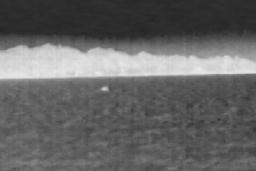
%> input picture 1.png, 256 x 171 px
$ octave --eval "result = structure_tensor_lambda(imread('1.png'));"   (GNU Octave 9; MATLAB toolbox functions it lacks are replaced by stand-ins)
%> lines starting %> are read from the running program, lines starting %| are printed output that depends on the picture
function [lambda_1, lambda_2] = structure_tensor_lambda(img)

G = fspecial('gaussian', [3 3], 2);
u = imfilter(img, G, 'symmetric');

[Gx, Gy] = gradient(u);
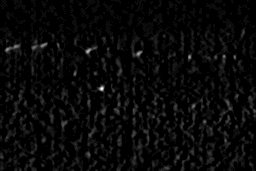
%> Gx: size 171x256x3 uint8; min 0, max 21, mean 0.7; drawn with min black and max white
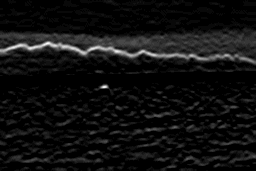
%> Gy: size 171x256x3 uint8; min 0, max 28, mean 1.7; drawn with min black and max white

K = fspecial('gaussian', [3 3],9);
J_11 = imfilter(Gx.^2, K, 'symmetric');
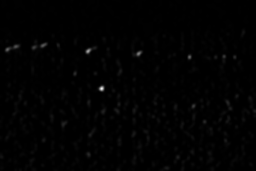
%> J_11: size 171x256x3 uint8; min 0, max 237, mean 1.8
J_12 = imfilter(Gx.*Gy, K, 'symmetric');
J_21 = J_12;
J_22 = imfilter(Gy.^2, K, 'symmetric');
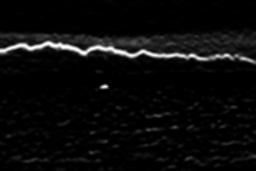
%> J_22: size 171x256x3 uint8; min 0, max 255, mean 10.9

sqrt_delta = sqrt((J_11 - J_22).^2 + 4*J_12.^2);
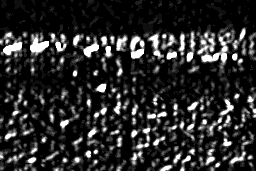
%> sqrt_delta: size 171x256x3 double; min 0, max 15.97, mean 2.62; drawn with min black and max white
lambda_1 = 0.5*(J_11 + J_22 + sqrt_delta);
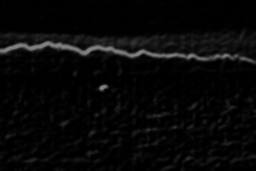
%> lambda_1: size 171x256x3 uint8; min 0, max 128, mean 7.8
lambda_2 = 0.5*(J_11 + J_22 - sqrt_delta);
